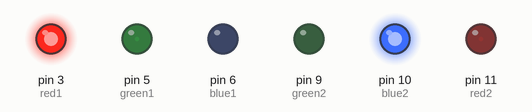
A sketch run on a simulated Arduino Uno, built with avr-gcc and run on an emulated ATmega328P. On the bench: output pins drawn as LEDs (lit = HIGH).

Above: at 0.05 s.
At 0.8 s:
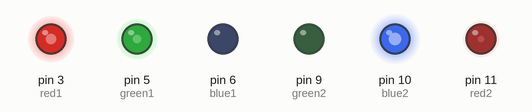
At 1.55 s:
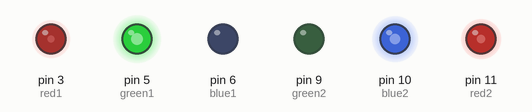
At 3.1 s:
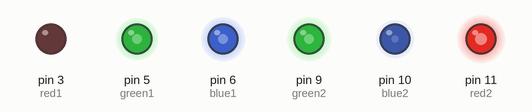
At 4.6 s:
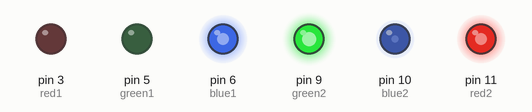
At 6.15 s:
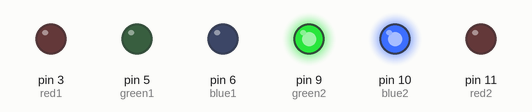
Timing chart, 0 to 8.0 s (numbered marks = the images above):
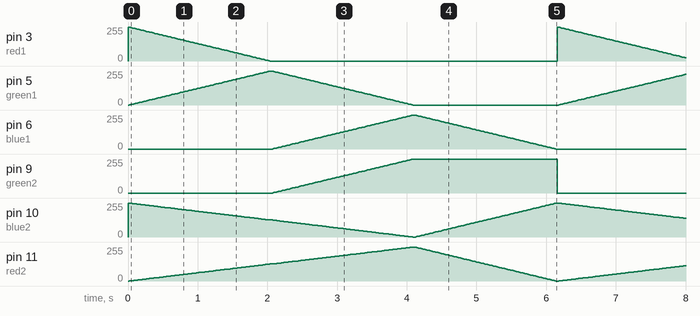

Measured:
- by itself, pin 3 (red1): ramps from 255/255 to 0/255 and jumps back, once every 6.2 s
- by itself, pin 9 (green2): moves between 0/255 and 255/255, repeating every 6.2 s

The sketch:

lab1-IOT.ino
```cpp
// RGB LED 1 (Pins 3, 5, 6)
const int red1 = 3;
const int green1 = 5;
const int blue1 = 6;

// RGB LED 2 (Pins 11, 9, 10)
const int red2 = 11;
const int green2 = 9;
const int blue2 = 10;

void setup() {
  pinMode(red1, OUTPUT);
  pinMode(green1, OUTPUT);
  pinMode(blue1, OUTPUT);

  pinMode(red2, OUTPUT);
  pinMode(green2, OUTPUT);
  pinMode(blue2, OUTPUT);
}

void loop() {
  // Fade LED1: Red → Green, LED2: Blue → Purple
  fadeBoth(
    255, 0, 0,   0, 255, 0,   // LED1: red → green
    0, 0, 255,   128, 0, 128  // LED2: blue → purple
  );

  // Fade LED1: Green → Blue, LED2: Purple → Yellow
  fadeBoth(
    0, 255, 0,   0, 0, 255,   // LED1: green → blue
    128, 0, 128, 255, 255, 0  // LED2: purple → yellow
  );

  // Fade LED1: Blue → Off, LED2: Yellow → Aqua
  fadeBoth(
    0, 0, 255,   0, 0, 0,     // LED1: blue → off
    255, 255, 0, 0, 255, 255  // LED2: yellow → aqua
  );
}

// Fade both RGB LEDs simultaneously between two colors
void fadeBoth(
  int r1a, int g1a, int b1a, int r1b, int g1b, int b1b,
  int r2a, int g2a, int b2a, int r2b, int g2b, int b2b
) {
  int steps = 100;
  int delayTime = 20;

  for (int i = 0; i <= steps; i++) {
    float t = i / float(steps);

    // LED 1 interpolation
    int r1 = (1 - t) * r1a + t * r1b;
    int g1 = (1 - t) * g1a + t * g1b;
    int b1 = (1 - t) * b1a + t * b1b;

    // LED 2 interpolation
    int r2 = (1 - t) * r2a + t * r2b;
    int g2 = (1 - t) * g2a + t * g2b;
    int b2 = (1 - t) * b2a + t * b2b;

    // Write to LED 1
    analogWrite(red1, r1);
    analogWrite(green1, g1);
    analogWrite(blue1, b1);

    // Write to LED 2
    analogWrite(red2, r2);
    analogWrite(green2, g2);
    analogWrite(blue2, b2);

    delay(delayTime);
  }
}
```
